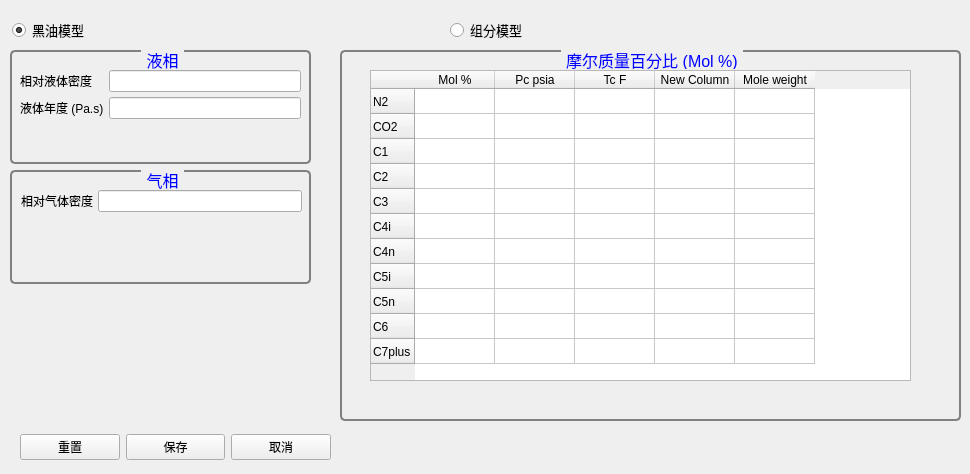
           <widget class="QWidget" name="tabFluid">
            <attribute name="title">
             <string>流体性质</string>
            </attribute>
            <widget class="QGroupBox" name="groupBox_vertical_2">
             <property name="geometry">
              <rect>
               <x>10</x>
               <y>50</y>
               <width>301</width>
               <height>114</height>
              </rect>
             </property>
             <property name="font">
              <font>
               <pointsize>12</pointsize>
               <weight>50</weight>
               <italic>false</italic>
               <bold>false</bold>
              </font>
             </property>
             <property name="styleSheet">
              <string notr="true">QGroupBox {
    background-color: qlineargradient(x1: 0, y1: 0, x2: 0, y2: 1,
                                      stop: 0 #E0E0E0, stop: 1 #FFFFFF);
    border: 2px solid gray;
    border-radius: 5px;
    margin-top: 1ex; /* leave space at the top for the title */
	font: 12pt;
}

QGroupBox::title {
    subcontrol-origin: margin;
    subcontrol-position: top center; /* position at the top center */
    padding: 0 3px;
    background-color: qlineargradient(x1: 0, y1: 0, x2: 0, y2: 1,
                                      stop: 0 #FFDD00, stop: 1 #FBB034);
	border-radius:2px;
	color:blue;
}</string>
             </property>
             <property name="title">
              <string>液相</string>
             </property>
             <widget class="QWidget" name="formLayoutWidget_8">
              <property name="geometry">
               <rect>
                <x>10</x>
                <y>20</y>
                <width>281</width>
                <height>53</height>
               </rect>
              </property>
              <layout class="QFormLayout" name="formLayout_13">
               <property name="horizontalSpacing">
                <number>5</number>
               </property>
               <property name="verticalSpacing">
                <number>5</number>
               </property>
               <item row="0" column="1">
                <widget class="QLineEdit" name="lineEdit_denlR">
                 <property name="maxLength">
                  <number>8</number>
                 </property>
                </widget>
               </item>
               <item row="0" column="0">
                <widget class="QLabel" name="label_denlR">
                 <property name="text">
                  <string>相对液体密度</string>
                 </property>
                </widget>
               </item>
               <item row="1" column="0">
                <widget class="QLabel" name="label_visL">
                 <property name="text">
                  <string>液体年度 (Pa.s)</string>
                 </property>
                </widget>
               </item>
               <item row="1" column="1">
                <widget class="QLineEdit" name="lineEdit_visL">
                 <property name="maxLength">
                  <number>8</number>
                 </property>
                </widget>
               </item>
              </layout>
             </widget>
            </widget>
            <widget class="QGroupBox" name="groupBox_vertical_3">
             <property name="geometry">
              <rect>
               <x>10</x>
               <y>170</y>
               <width>301</width>
               <height>114</height>
              </rect>
             </property>
             <property name="font">
              <font>
               <pointsize>12</pointsize>
               <weight>50</weight>
               <italic>false</italic>
               <bold>false</bold>
              </font>
             </property>
             <property name="styleSheet">
              <string notr="true">QGroupBox {
    background-color: qlineargradient(x1: 0, y1: 0, x2: 0, y2: 1,
                                      stop: 0 #E0E0E0, stop: 1 #FFFFFF);
    border: 2px solid gray;
    border-radius: 5px;
    margin-top: 1ex; /* leave space at the top for the title */
	font: 12pt;
}

QGroupBox::title {
    subcontrol-origin: margin;
    subcontrol-position: top center; /* position at the top center */
    padding: 0 3px;
    background-color: qlineargradient(x1: 0, y1: 0, x2: 0, y2: 1,
                                      stop: 0 #FFDD00, stop: 1 #FBB034);
	border-radius:2px;
	color:blue;
}</string>
             </property>
             <property name="title">
              <string>气相</string>
             </property>
             <widget class="QWidget" name="formLayoutWidget_11">
              <property name="geometry">
               <rect>
                <x>11</x>
                <y>20</y>
                <width>281</width>
                <height>81</height>
               </rect>
              </property>
              <layout class="QFormLayout" name="formLayout_16">
               <property name="horizontalSpacing">
                <number>5</number>
               </property>
               <property name="verticalSpacing">
                <number>5</number>
               </property>
               <item row="0" column="0">
                <widget class="QLabel" name="label_dengR">
                 <property name="text">
                  <string>相对气体密度</string>
                 </property>
                </widget>
               </item>
               <item row="0" column="1">
                <widget class="QLineEdit" name="lineEdit_dengR">
                 <property name="maxLength">
                  <number>8</number>
                 </property>
                </widget>
               </item>
              </layout>
             </widget>
            </widget>
            <widget class="QWidget" name="layoutWidget_3">
             <property name="geometry">
              <rect>
               <x>20</x>
               <y>430</y>
               <width>311</width>
               <height>35</height>
              </rect>
             </property>
             <layout class="QHBoxLayout" name="horizontalLayout_8">
              <item>
               <widget class="QPushButton" name="btn_reset_FP">
                <property name="styleSheet">
                 <string notr="true">background-color: qlineargradient(x1: 0, y1: 0, x2: 0, y2: 1,
                                      stop: 0 #f6f7fa, stop: 1 #dadbde);

font: 12pt bold &quot;Arial&quot;;</string>
                </property>
                <property name="text">
                 <string>重置</string>
                </property>
                <property name="icon">
                 <iconset resource="plunger_ico.qrc">
                  <normaloff>:/plunger/icons/Reset.png</normaloff>:/plunger/icons/Reset.png</iconset>
                </property>
                <property name="iconSize">
                 <size>
                  <width>24</width>
                  <height>24</height>
                 </size>
                </property>
               </widget>
              </item>
              <item>
               <widget class="QPushButton" name="btn_save_FP">
                <property name="styleSheet">
                 <string notr="true">background-color: qlineargradient(x1: 0, y1: 0, x2: 0, y2: 1,
                                      stop: 0 #f6f7fa, stop: 1 #dadbde);

font: 12pt bold &quot;Arial&quot;;</string>
                </property>
                <property name="text">
                 <string>保存</string>
                </property>
                <property name="icon">
                 <iconset resource="plunger_ico.qrc">
                  <normaloff>:/plunger/icons/save.png</normaloff>:/plunger/icons/save.png</iconset>
                </property>
                <property name="iconSize">
                 <size>
                  <width>24</width>
                  <height>24</height>
                 </size>
                </property>
               </widget>
              </item>
              <item>
               <widget class="QPushButton" name="btn_cancel_FP">
                <property name="styleSheet">
                 <string notr="true">background-color: qlineargradient(x1: 0, y1: 0, x2: 0, y2: 1,
                                      stop: 0 #f6f7fa, stop: 1 #dadbde);

font: 12pt bold &quot;Arial&quot;;</string>
                </property>
                <property name="text">
                 <string>取消</string>
                </property>
                <property name="icon">
                 <iconset resource="plunger_ico.qrc">
                  <normaloff>:/plunger/icons/stop.png</normaloff>:/plunger/icons/stop.png</iconset>
                </property>
                <property name="iconSize">
                 <size>
                  <width>24</width>
                  <height>24</height>
                 </size>
                </property>
               </widget>
              </item>
             </layout>
            </widget>
            <widget class="QRadioButton" name="radioButton_BlackOil">
             <property name="geometry">
              <rect>
               <x>12</x>
               <y>20</y>
               <width>171</width>
               <height>20</height>
              </rect>
             </property>
             <property name="styleSheet">
              <string notr="true">font: 10pt;</string>
             </property>
             <property name="text">
              <string>黑油模型</string>
             </property>
             <property name="checkable">
              <bool>true</bool>
             </property>
             <property name="checked">
              <bool>true</bool>
             </property>
            </widget>
            <widget class="QRadioButton" name="radioButton_Compositional">
             <property name="geometry">
              <rect>
               <x>450</x>
               <y>20</y>
               <width>221</width>
               <height>20</height>
              </rect>
             </property>
             <property name="styleSheet">
              <string notr="true">font: 10pt;</string>
             </property>
             <property name="text">
              <string>组分模型</string>
             </property>
             <property name="checkable">
              <bool>true</bool>
             </property>
             <property name="checked">
              <bool>false</bool>
             </property>
            </widget>
            <widget class="QGroupBox" name="groupBox_vertical_8">
             <property name="geometry">
              <rect>
               <x>340</x>
               <y>50</y>
               <width>621</width>
               <height>371</height>
              </rect>
             </property>
             <property name="font">
              <font>
               <pointsize>12</pointsize>
               <weight>50</weight>
               <italic>false</italic>
               <bold>false</bold>
              </font>
             </property>
             <property name="styleSheet">
              <string notr="true">QGroupBox {
    background-color: qlineargradient(x1: 0, y1: 0, x2: 0, y2: 1,
                                      stop: 0 #E0E0E0, stop: 1 #FFFFFF);
    border: 2px solid gray;
    border-radius: 5px;
    margin-top: 1ex; /* leave space at the top for the title */
	font: 12pt;
}

QGroupBox::title {
    subcontrol-origin: margin;
    subcontrol-position: top center; /* position at the top center */
    padding: 0 3px;
    background-color: qlineargradient(x1: 0, y1: 0, x2: 0, y2: 1,
                                      stop: 0 #FFDD00, stop: 1 #FBB034);
	border-radius:2px;
	color:blue;
}</string>
             </property>
             <property name="title">
              <string>摩尔质量百分比 (Mol %)</string>
             </property>
             <widget class="QTableWidget" name="tableWidget_Compositional">
              <property name="geometry">
               <rect>
                <x>30</x>
                <y>20</y>
                <width>541</width>
                <height>311</height>
               </rect>
              </property>
              <attribute name="horizontalHeaderMinimumSectionSize">
               <number>39</number>
              </attribute>
              <attribute name="horizontalHeaderDefaultSectionSize">
               <number>80</number>
              </attribute>
              <attribute name="horizontalHeaderHighlightSections">
               <bool>true</bool>
              </attribute>
              <attribute name="verticalHeaderCascadingSectionResizes">
               <bool>false</bool>
              </attribute>
              <attribute name="verticalHeaderDefaultSectionSize">
               <number>25</number>
              </attribute>
              <row>
               <property name="text">
                <string>N2</string>
               </property>
              </row>
              <row>
               <property name="text">
                <string>CO2</string>
               </property>
              </row>
              <row>
               <property name="text">
                <string>C1</string>
               </property>
              </row>
              <row>
               <property name="text">
                <string>C2</string>
               </property>
              </row>
              <row>
               <property name="text">
                <string>C3</string>
               </property>
              </row>
              <row>
               <property name="text">
                <string>C4i</string>
               </property>
              </row>
              <row>
               <property name="text">
                <string>C4n</string>
               </property>
              </row>
              <row>
               <property name="text">
                <string>C5i</string>
               </property>
              </row>
              <row>
               <property name="text">
                <string>C5n</string>
               </property>
              </row>
              <row>
               <property name="text">
                <string>C6</string>
               </property>
              </row>
              <row>
               <property name="text">
                <string>C7plus</string>
               </property>
              </row>
              <column>
               <property name="text">
                <string>Mol %</string>
               </property>
              </column>
              <column>
               <property name="text">
                <string>Pc psia</string>
               </property>
              </column>
              <column>
               <property name="text">
                <string>Tc F</string>
               </property>
              </column>
              <column>
               <property name="text">
                <string>New Column</string>
               </property>
              </column>
              <column>
               <property name="text">
                <string>Mole weight</string>
               </property>
              </column>
             </widget>
            </widget>
           </widget>
